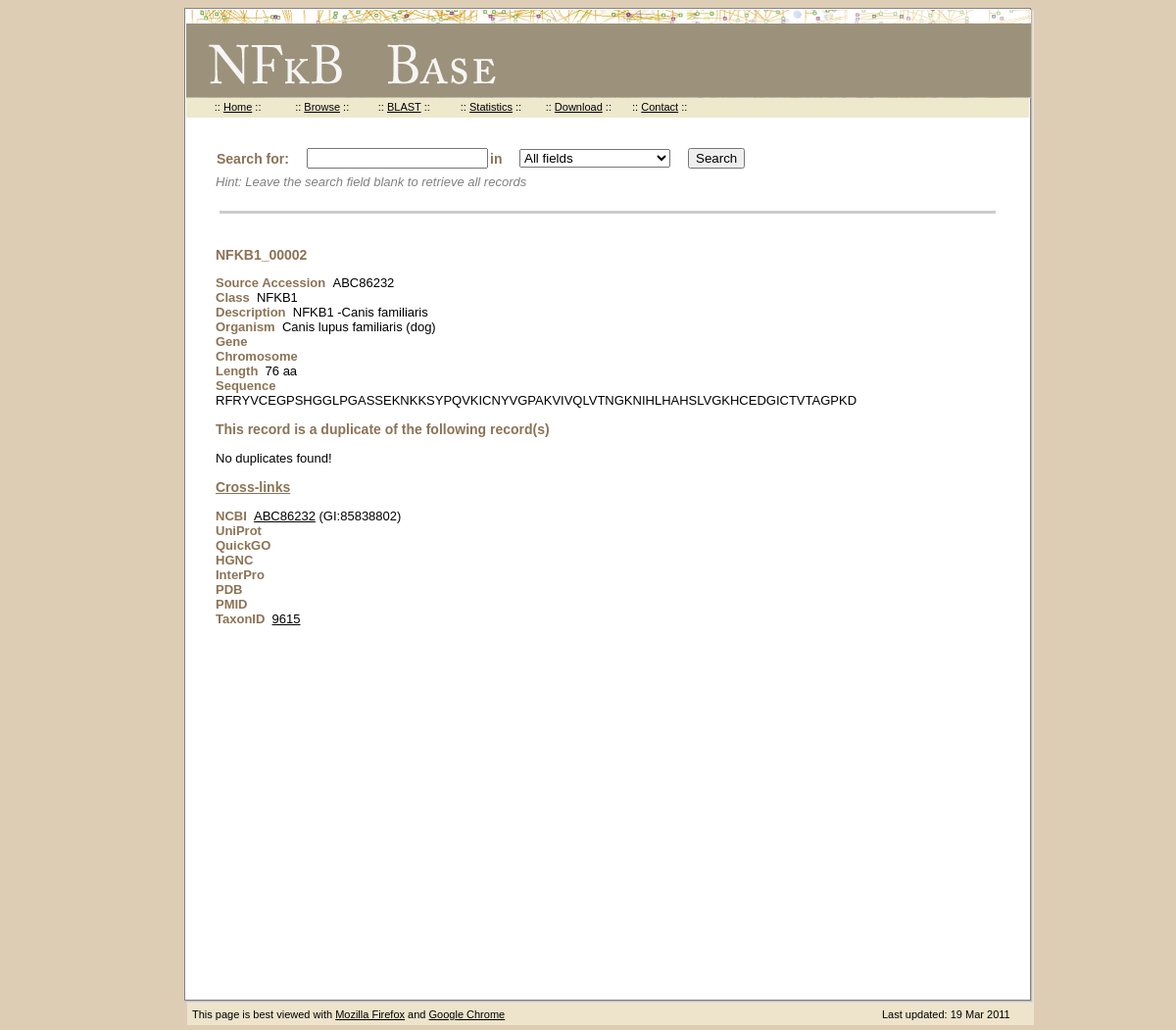
The page /display.php?id=NFKB1_00002 on the database its author committed.
### tables this page shows
CREATE TABLE `main` (
  `DB_ID` varchar(50) NOT NULL,
  `Class` varchar(50) NOT NULL,
  `Duplicate` varchar(200) NOT NULL,
  `ResLength` int(4) unsigned default NULL,
  `NR_ACC` varchar(20) default NULL,
  `Description` text,
  `Organism` tinytext,
  `TaxonID` int(10) default NULL,
  `Chromosome` varchar(10) default NULL,
  `Gene` varchar(200) default NULL,
  `GI` int(10) unsigned default NULL,
  `PMID` varchar(255) default NULL,
  `HGNC` varchar(60) default NULL,
  `InterPro` varchar(200) default NULL,
  `PDB` varchar(200) default NULL,
  `UniProt` varchar(200) default NULL,
  `Sequence` text,
  `Disorder` varchar(20) default NULL,
  PRIMARY KEY  (`DB_ID`)
);

### control/dbconnect.php (called while the page is built, shortened)
<?php
$dbh = @mysql_connect ("localhost", "root", "bioslax") or die ("Failed
to connect to database. Please try again.");
function SQL_query($sql, $err='error in executing SQL')
{
global $dbh;
if(__DEBUG__)
{
$result = mysql_query($sql, $dbh ) or die("<p>DB error : $err
-->".mysql_error()."</p>");
}
else
{
$result = @mysql_query($sql, $dbh ) or die("<p>DB error : $err</p>");
}
return($result);
}
?>

### display.php (the view, shortened to what this page needs)
<?php
$id = $_GET["id"];
$ncbilink = "http://www.ncbi.nlm.nih.gov/protein/";
$txlink = "http://www.ncbi.nlm.nih.gov/Taxonomy/Browser/wwwtax.cgi?id=";
$hgnclink = "http://www.genenames.org/data/hgnc_data.php?hgnc_id=";
include("control/dbconnect.php");
$result = SQL_query("SELECT * FROM main WHERE DB_ID='$id'");
echo "<html><title>NFkB Base - $id</title>";
include ("views/header.php");
include ("views/searchform.php");
echo "<p class='text'>";
while ($row = mysql_fetch_array($result)) {
echo "<font class='header' style='{background-color: #EEE8CD; padding:2px 2px 0px 2px;}'>".$id;
echo "</font><p><font class='field'>Source Accession&nbsp;&nbsp;</font>".$row['NR_ACC'];
echo "<br><font class='field'>Class&nbsp;&nbsp;</font>".$row['Class'];
echo "<br><font class='field'>Description&nbsp;&nbsp;</font>".$row['Description'];
echo "<br><font class='field'>Organism&nbsp;&nbsp;</font>".$row['Organism'];
echo "<br><font class='field'>Gene&nbsp;&nbsp;</font>".$row['Gene'];
echo "<br><font class='field'>Chromosome&nbsp;&nbsp;</font>".$row['Chromosome'];
echo "<br><font class='field'>Length&nbsp;&nbsp;</font>".$row['ResLength']."&nbsp;aa";
echo "<br><font class='field'>Sequence</font>";
$sequence = $row['Sequence'];
$seq = str_split($sequence,100);
foreach ($seq as $line) {
echo "<br>".$line;
}
echo "<br><p class='header'>
This record is a duplicate of the following record(s)</p>";
$dups = $row['Duplicate'];
if ($dups==null) {
echo "No duplicates found!";
}
echo "<br><p class='header'><u>Cross-links</u></p>";
echo "<p><font class='field'>NCBI&nbsp;&nbsp;</font>";
echo "<a href=".$ncbilink.$row['NR_ACC'];
echo ">".$row['NR_ACC'];
echo "</a> (GI:".$row['GI'];
echo ")";
echo "<br><font class='field'>UniProt&nbsp; &nbsp;</font>";
echo "<br><font class='field'>QuickGO&nbsp; &nbsp;</font>";
echo "<br><font class='field'>HGNC&nbsp;&nbsp;</font><a href=".$hgnclink.$row['HGNC'];
echo ">".$row['HGNC'];
echo "</a>";
echo "<br><font class='field'>InterPro&nbsp; &nbsp;</font>";
echo "<br><font class='field'>PDB&nbsp; &nbsp;</font>";
echo "<br><font class='field'>PMID&nbsp;&nbsp;</font>";
echo "<br><font class='field'>TaxonID&nbsp;&nbsp;</font><a href=".$txlink.$row['TaxonID'];
echo ">".$row['TaxonID'];
echo "</a>";
}
include ("views/footer.php");
?>

### views/web.css (style rules this page uses)
a:link { color: #000000; text-decoration: underline; }
.text { font-family: Tahoma, Arial, sans-serif; font-size: 13px; }
.field { font-family: Tahoma, Arial, sans-serif; font-size: 13px; color: #8B7355; font-weight: bold; }
.header { font-family: Tahoma, Arial, sans-serif; font-size: 14px; font-weight: bold; color: #8B7355; }

### rows shown on the page
main: NR_ACC "ABC86232", Class "NFKB1", Description "NFKB1 -Canis familiaris", Organism "Canis lupus familiaris (dog)", ResLength "76", Sequence "RFRYVCEGPSHGGLPGASSEKNKKSYPQVKICNYVGPAKVIVQLVTNGKNIHLHAHSLVGKHCEDGICTVTAGPKD", Duplicate "No duplicates found!", GI "85838802", TaxonID "9615"
